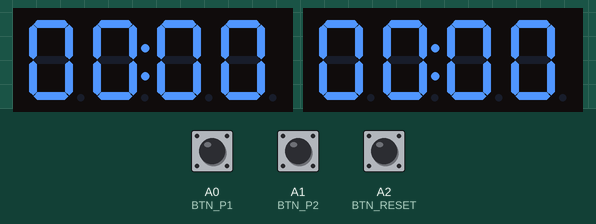
A sketch run on a simulated Arduino Uno, built with avr-gcc and run on an emulated ATmega328P. Parts: 2 × 4-digit seven-segment display. Inputs (shaded band) come from the test bench; at power-on: A2 (BTN_RESET) LOW, A0 (BTN_P1) LOW, A1 (BTN_P2) LOW.

Above: at 1.2 s.
1.3 s: A2 (BTN_RESET) pulled HIGH for 3.2 s
At 4.2 s:
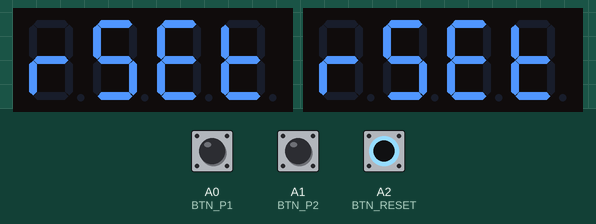
6.0 s: A0 (BTN_P1) pulled HIGH for 0.15 s
At 6.7 s:
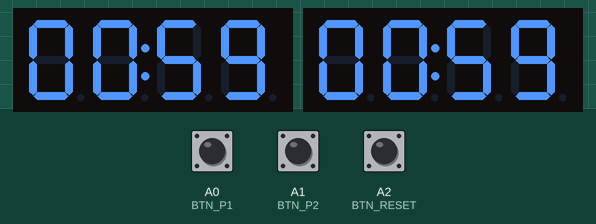
7.6 s: A1 (BTN_P2) pulled HIGH for 0.15 s
At 10.0 s:
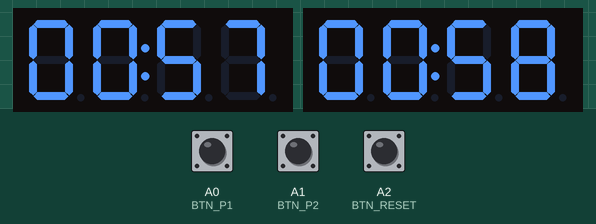
10.1 s: A0 (BTN_P1) pulled HIGH for 1 s
At 11.0 s:
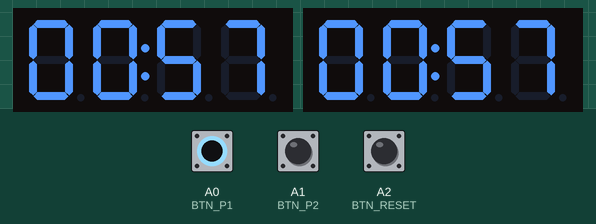
12.6 s: A1 (BTN_P2) pulled HIGH for 1 s
At 13.9 s:
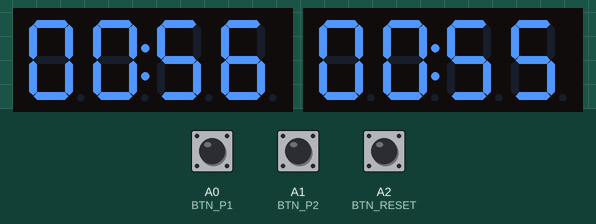
15.1 s: A0 (BTN_P1) driven HIGH and A2 (BTN_RESET) driven HIGH
At 16.9 s:
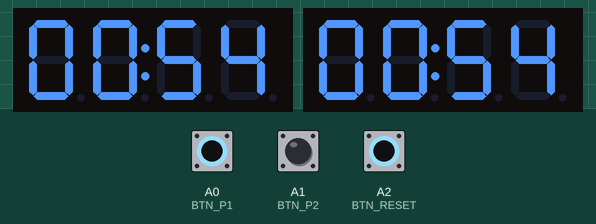
Timing chart, 0 to 18.4 s (numbered marks = the images above; inputs shaded):
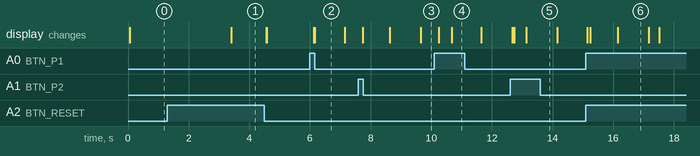

Measured:
- after the input at 1.3 s, the display: changes after 2.1 s (image 1)
- after the input at 6.0 s, the display: first changes after 0.13 s (image 2 shows a later state)
- what the display in image 6 shows lasts 1.0 s, from 16.2 s to 17.2 s

The sketch:

chess_clock.ino
```cpp
#include <Arduino.h>
#include <TM1637Display.h>

// Module connection pins (Digital Pins)
const int CLK = 2;
const int CLK2 = 4;
const int DIO = 3;
const int DIO2 = 5;

// Button connection pins (Analog Pins)
const int BTN_P1 = A0;
const int BTN_P2 = A1;
const int BTN_RESET = A2;

const int RESET_ARDUINO = A3;

// Seven seg displays
TM1637Display display1(CLK, DIO);
TM1637Display display2(CLK2, DIO2);

double timer1 = 0;
double timer2 = 0;
int player = 2;

int btnP1State = 0;
int btnP2State = 0;
int btnResetState = 0;

int resetDownMillis = 0;
bool active = false;

unsigned long lastTime = micros();

int formatTime(int seconds) {
    int minutes = seconds / 60; // Convert seconds to minutes
    seconds = seconds % 60; // Remaining seconds after converting to minutes
    return minutes * 100 + seconds; // Formatting to MMSS
}

void resetArduino() {
  digitalWrite(RESET_ARDUINO, HIGH);
}

void checkForReset() {
  if(btnResetState == HIGH) {
    if(resetDownMillis == 0) resetDownMillis = millis();

    int differenceInSeconds = (millis() - resetDownMillis) * 0.001;
    if(differenceInSeconds > 1) {
      display1.setBrightness(0x00);
      display2.setBrightness(0x00);

      uint8_t SEG_RSET[] = {
        SEG_E | SEG_G,                                 // r
        SEG_A | SEG_C | SEG_D | SEG_F | SEG_G,         // s
        SEG_A | SEG_D | SEG_E | SEG_F | SEG_G,         // e
        SEG_D | SEG_E | SEG_F | SEG_G                  // t
      };

      display1.setSegments(SEG_RSET);
      display2.setSegments(SEG_RSET);

      resetArduino();
    }
  } else {
    resetDownMillis = 0;
  }
}

void setup() {
  Serial.begin(9600);

  pinMode(BTN_P1, INPUT);
  pinMode(BTN_P2, INPUT);
  pinMode(BTN_RESET, INPUT);

  while(digitalRead(BTN_RESET) == HIGH) delay(10);
}

void loop() {
  unsigned long currentTime = micros();
  unsigned long deltaTime = (currentTime - lastTime);

  btnP1State = digitalRead(BTN_P1);
  btnP2State = digitalRead(BTN_P2);
  btnResetState = digitalRead(BTN_RESET);

  display1.showNumberDecEx(formatTime((int)timer1), (0x80 >> 1), true);
  display2.showNumberDecEx(formatTime((int)timer2), (0x80 >> 1), true);

  checkForReset();

  if(active == true) {
    if(player == 1) {
      timer1 -= deltaTime * 0.000001;

      display1.setBrightness(0xff);
      display2.setBrightness(0x00);

      if(btnP1State == HIGH) player = 2;
    } else if(player == 2) {
      timer2 -= deltaTime * 0.000001;

      display1.setBrightness(0x00);
      display2.setBrightness(0xff);

      if(btnP2State == HIGH) player = 1;
    }
  } else if(btnP1State == HIGH && timer1 >= 60) {
    active = true;
    player = 1;
  } else if(btnP2State == HIGH && timer1 >= 60) {
    active = true;
    player = 2;
  } else if(btnResetState == HIGH) {
    timer1 += 60;
    timer2 += 60;

    while(digitalRead(BTN_RESET) == HIGH) {
      checkForReset();
      delay(10);
    }
  } else {
    display1.setBrightness(0xff);
    display2.setBrightness(0xff);
  }

  if(timer1 <= 0 && active == true) {
    timer1 = 0;
    display1.showNumberDecEx(formatTime((int)timer1), (0x80 >> 1), true);

    while(true) {
      if(digitalRead(BTN_RESET)) resetArduino();
      delay(10);
    }
  } else if(timer2 <= 0 && active == true) {
    timer2 = 0;
    display2.showNumberDecEx(formatTime((int)timer2), (0x80 >> 1), true);

    while(true) {
      if(digitalRead(BTN_RESET)) resetArduino();
      delay(10);
    }
  }

  lastTime = currentTime;
}
```
